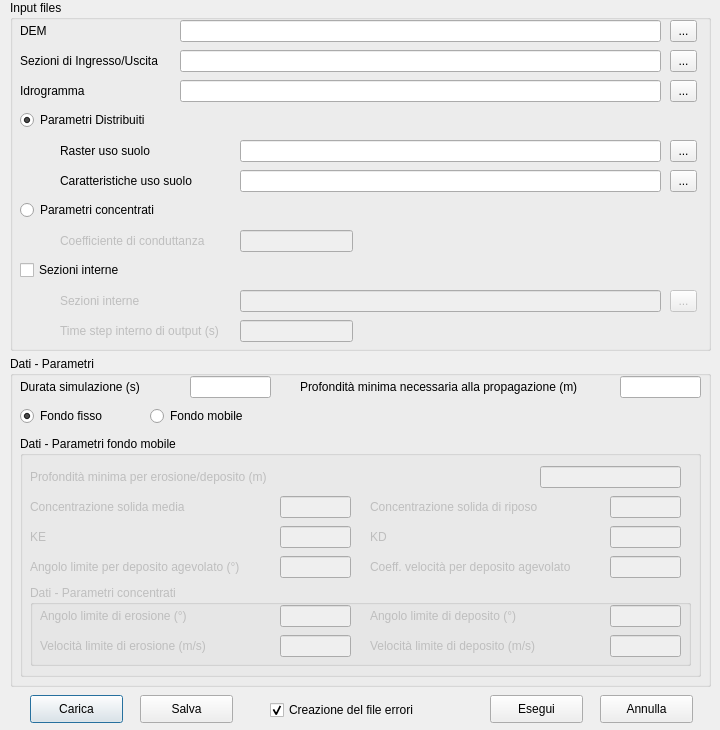
<?xml version="1.0" encoding="UTF-8"?>
<ui version="4.0">
 <class>DFRMDialogBase</class>
 <widget class="QDialog" name="DFRMDialogBase">
  <property name="geometry">
   <rect>
    <x>0</x>
    <y>0</y>
    <width>720</width>
    <height>730</height>
   </rect>
  </property>
  <property name="minimumSize">
   <size>
    <width>720</width>
    <height>0</height>
   </size>
  </property>
  <property name="maximumSize">
   <size>
    <width>720</width>
    <height>730</height>
   </size>
  </property>
  <property name="windowTitle">
   <string>DFRM - Autorità di bacino Distrettuale delle Alpi Orientali</string>
  </property>
  <widget class="QGroupBox" name="groupBoxInputfile">
   <property name="geometry">
    <rect>
     <x>10</x>
     <y>0</y>
     <width>701</width>
     <height>351</height>
    </rect>
   </property>
   <property name="title">
    <string>Input files</string>
   </property>
   <widget class="QLabel" name="labelUsosuolo">
    <property name="geometry">
     <rect>
      <x>50</x>
      <y>140</y>
      <width>111</width>
      <height>22</height>
     </rect>
    </property>
    <property name="text">
     <string>Raster uso suolo</string>
    </property>
   </widget>
   <widget class="QLabel" name="labelIdro">
    <property name="geometry">
     <rect>
      <x>10</x>
      <y>80</y>
      <width>101</width>
      <height>22</height>
     </rect>
    </property>
    <property name="text">
     <string>Idrogramma</string>
    </property>
   </widget>
   <widget class="QLabel" name="labelChezy">
    <property name="enabled">
     <bool>false</bool>
    </property>
    <property name="geometry">
     <rect>
      <x>50</x>
      <y>230</y>
      <width>161</width>
      <height>22</height>
     </rect>
    </property>
    <property name="text">
     <string>Coefficiente di conduttanza</string>
    </property>
   </widget>
   <widget class="QLabel" name="labelDEM">
    <property name="geometry">
     <rect>
      <x>10</x>
      <y>20</y>
      <width>101</width>
      <height>22</height>
     </rect>
    </property>
    <property name="text">
     <string>DEM</string>
    </property>
   </widget>
   <widget class="QToolButton" name="toolButtonDEM">
    <property name="geometry">
     <rect>
      <x>660</x>
      <y>20</y>
      <width>27</width>
      <height>22</height>
     </rect>
    </property>
    <property name="text">
     <string>...</string>
    </property>
   </widget>
   <widget class="QToolButton" name="toolButtonIdro">
    <property name="geometry">
     <rect>
      <x>660</x>
      <y>80</y>
      <width>27</width>
      <height>22</height>
     </rect>
    </property>
    <property name="text">
     <string>...</string>
    </property>
   </widget>
   <widget class="QRadioButton" name="radioButtonDistr">
    <property name="geometry">
     <rect>
      <x>10</x>
      <y>110</y>
      <width>151</width>
      <height>20</height>
     </rect>
    </property>
    <property name="text">
     <string>Parametri Distribuiti</string>
    </property>
    <property name="checked">
     <bool>true</bool>
    </property>
    <property name="autoExclusive">
     <bool>true</bool>
    </property>
   </widget>
   <widget class="QRadioButton" name="radioButtonConc">
    <property name="geometry">
     <rect>
      <x>10</x>
      <y>200</y>
      <width>191</width>
      <height>20</height>
     </rect>
    </property>
    <property name="text">
     <string>Parametri concentrati</string>
    </property>
    <property name="autoExclusive">
     <bool>true</bool>
    </property>
   </widget>
   <widget class="QLabel" name="labelUsosuoloTxt">
    <property name="geometry">
     <rect>
      <x>50</x>
      <y>170</y>
      <width>151</width>
      <height>22</height>
     </rect>
    </property>
    <property name="text">
     <string>Caratteristiche uso suolo</string>
    </property>
   </widget>
   <widget class="QToolButton" name="toolButtonUsosuolo">
    <property name="geometry">
     <rect>
      <x>660</x>
      <y>140</y>
      <width>27</width>
      <height>22</height>
     </rect>
    </property>
    <property name="text">
     <string>...</string>
    </property>
   </widget>
   <widget class="QToolButton" name="toolButtonUsosuoloTxt">
    <property name="geometry">
     <rect>
      <x>660</x>
      <y>170</y>
      <width>27</width>
      <height>22</height>
     </rect>
    </property>
    <property name="text">
     <string>...</string>
    </property>
   </widget>
   <widget class="QLineEdit" name="lineEditChezy">
    <property name="enabled">
     <bool>false</bool>
    </property>
    <property name="geometry">
     <rect>
      <x>230</x>
      <y>230</y>
      <width>113</width>
      <height>22</height>
     </rect>
    </property>
   </widget>
   <widget class="QLineEdit" name="lineEditUsosuolo">
    <property name="geometry">
     <rect>
      <x>230</x>
      <y>170</y>
      <width>421</width>
      <height>22</height>
     </rect>
    </property>
   </widget>
   <widget class="QLineEdit" name="lineEditIdro">
    <property name="geometry">
     <rect>
      <x>170</x>
      <y>80</y>
      <width>481</width>
      <height>22</height>
     </rect>
    </property>
   </widget>
   <widget class="QCheckBox" name="checkBoxInternalSect">
    <property name="geometry">
     <rect>
      <x>10</x>
      <y>260</y>
      <width>111</width>
      <height>20</height>
     </rect>
    </property>
    <property name="text">
     <string>Sezioni interne</string>
    </property>
   </widget>
   <widget class="QLabel" name="labelSezioniInterne">
    <property name="enabled">
     <bool>false</bool>
    </property>
    <property name="geometry">
     <rect>
      <x>50</x>
      <y>290</y>
      <width>111</width>
      <height>22</height>
     </rect>
    </property>
    <property name="text">
     <string>Sezioni interne</string>
    </property>
   </widget>
   <widget class="QToolButton" name="toolButtonSezioniInterne">
    <property name="enabled">
     <bool>false</bool>
    </property>
    <property name="geometry">
     <rect>
      <x>660</x>
      <y>290</y>
      <width>27</width>
      <height>22</height>
     </rect>
    </property>
    <property name="text">
     <string>...</string>
    </property>
   </widget>
   <widget class="QLabel" name="labelTimestepInterno">
    <property name="enabled">
     <bool>false</bool>
    </property>
    <property name="geometry">
     <rect>
      <x>50</x>
      <y>320</y>
      <width>181</width>
      <height>22</height>
     </rect>
    </property>
    <property name="text">
     <string>Time step interno di output (s)</string>
    </property>
   </widget>
   <widget class="QLineEdit" name="lineEditTimestepInterno">
    <property name="enabled">
     <bool>false</bool>
    </property>
    <property name="geometry">
     <rect>
      <x>230</x>
      <y>320</y>
      <width>113</width>
      <height>22</height>
     </rect>
    </property>
   </widget>
   <widget class="QLabel" name="labelSezioniIO">
    <property name="geometry">
     <rect>
      <x>10</x>
      <y>50</y>
      <width>161</width>
      <height>22</height>
     </rect>
    </property>
    <property name="text">
     <string>Sezioni di Ingresso/Uscita</string>
    </property>
   </widget>
   <widget class="QToolButton" name="toolButtonSezioniIO">
    <property name="geometry">
     <rect>
      <x>660</x>
      <y>50</y>
      <width>27</width>
      <height>22</height>
     </rect>
    </property>
    <property name="text">
     <string>...</string>
    </property>
   </widget>
   <widget class="QLineEdit" name="lineHdr">
    <property name="geometry">
     <rect>
      <x>170</x>
      <y>20</y>
      <width>481</width>
      <height>22</height>
     </rect>
    </property>
   </widget>
   <widget class="QLineEdit" name="lineEditUsosuoloRaster">
    <property name="geometry">
     <rect>
      <x>230</x>
      <y>140</y>
      <width>421</width>
      <height>22</height>
     </rect>
    </property>
   </widget>
   <widget class="QLineEdit" name="lineEditSezioniInterne">
    <property name="enabled">
     <bool>false</bool>
    </property>
    <property name="geometry">
     <rect>
      <x>230</x>
      <y>290</y>
      <width>421</width>
      <height>22</height>
     </rect>
    </property>
   </widget>
   <widget class="QLineEdit" name="lineEditSezioniIO">
    <property name="enabled">
     <bool>true</bool>
    </property>
    <property name="geometry">
     <rect>
      <x>170</x>
      <y>50</y>
      <width>481</width>
      <height>22</height>
     </rect>
    </property>
   </widget>
  </widget>
  <widget class="QGroupBox" name="groupBoxParametri">
   <property name="geometry">
    <rect>
     <x>10</x>
     <y>356</y>
     <width>701</width>
     <height>331</height>
    </rect>
   </property>
   <property name="title">
    <string>Dati - Parametri</string>
   </property>
   <widget class="QLineEdit" name="lineEditRoutMinDep">
    <property name="geometry">
     <rect>
      <x>610</x>
      <y>20</y>
      <width>81</width>
      <height>22</height>
     </rect>
    </property>
   </widget>
   <widget class="QLabel" name="labelRoutMinDepth">
    <property name="geometry">
     <rect>
      <x>290</x>
      <y>20</y>
      <width>301</width>
      <height>22</height>
     </rect>
    </property>
    <property name="text">
     <string>Profondità minima necessaria alla propagazione (m)</string>
    </property>
   </widget>
   <widget class="QRadioButton" name="radioButtonFondoMobile">
    <property name="geometry">
     <rect>
      <x>140</x>
      <y>50</y>
      <width>131</width>
      <height>20</height>
     </rect>
    </property>
    <property name="text">
     <string>Fondo mobile</string>
    </property>
    <property name="checked">
     <bool>false</bool>
    </property>
    <property name="autoExclusive">
     <bool>true</bool>
    </property>
   </widget>
   <widget class="QRadioButton" name="radioButtonFondoFisso">
    <property name="geometry">
     <rect>
      <x>10</x>
      <y>50</y>
      <width>121</width>
      <height>20</height>
     </rect>
    </property>
    <property name="text">
     <string>Fondo fisso</string>
    </property>
    <property name="checked">
     <bool>true</bool>
    </property>
    <property name="autoExclusive">
     <bool>true</bool>
    </property>
   </widget>
   <widget class="QGroupBox" name="groupBoxFondoMobile">
    <property name="enabled">
     <bool>true</bool>
    </property>
    <property name="geometry">
     <rect>
      <x>10</x>
      <y>80</y>
      <width>681</width>
      <height>241</height>
     </rect>
    </property>
    <property name="title">
     <string>Dati - Parametri fondo mobile</string>
    </property>
    <widget class="QLineEdit" name="lineEditKD">
     <property name="enabled">
      <bool>false</bool>
     </property>
     <property name="geometry">
      <rect>
       <x>590</x>
       <y>90</y>
       <width>71</width>
       <height>22</height>
      </rect>
     </property>
    </widget>
    <widget class="QLineEdit" name="lineEditCMedia">
     <property name="enabled">
      <bool>false</bool>
     </property>
     <property name="geometry">
      <rect>
       <x>260</x>
       <y>60</y>
       <width>71</width>
       <height>22</height>
      </rect>
     </property>
    </widget>
    <widget class="QLabel" name="labelKE">
     <property name="enabled">
      <bool>false</bool>
     </property>
     <property name="geometry">
      <rect>
       <x>10</x>
       <y>90</y>
       <width>51</width>
       <height>22</height>
      </rect>
     </property>
     <property name="text">
      <string>KE</string>
     </property>
    </widget>
    <widget class="QLineEdit" name="lineEditKE">
     <property name="enabled">
      <bool>false</bool>
     </property>
     <property name="geometry">
      <rect>
       <x>260</x>
       <y>90</y>
       <width>71</width>
       <height>22</height>
      </rect>
     </property>
    </widget>
    <widget class="QLabel" name="labelCMedia">
     <property name="enabled">
      <bool>false</bool>
     </property>
     <property name="geometry">
      <rect>
       <x>10</x>
       <y>60</y>
       <width>171</width>
       <height>22</height>
      </rect>
     </property>
     <property name="text">
      <string>Concentrazione solida media</string>
     </property>
    </widget>
    <widget class="QLineEdit" name="lineEditCRest">
     <property name="enabled">
      <bool>false</bool>
     </property>
     <property name="geometry">
      <rect>
       <x>590</x>
       <y>60</y>
       <width>71</width>
       <height>22</height>
      </rect>
     </property>
    </widget>
    <widget class="QLabel" name="labelCRest">
     <property name="enabled">
      <bool>false</bool>
     </property>
     <property name="geometry">
      <rect>
       <x>350</x>
       <y>60</y>
       <width>191</width>
       <height>22</height>
      </rect>
     </property>
     <property name="text">
      <string>Concentrazione solida di riposo</string>
     </property>
    </widget>
    <widget class="QLabel" name="labelKD">
     <property name="enabled">
      <bool>false</bool>
     </property>
     <property name="geometry">
      <rect>
       <x>350</x>
       <y>90</y>
       <width>141</width>
       <height>22</height>
      </rect>
     </property>
     <property name="text">
      <string>KD</string>
     </property>
    </widget>
    <widget class="QLineEdit" name="lineEditEDMinDepth">
     <property name="enabled">
      <bool>false</bool>
     </property>
     <property name="geometry">
      <rect>
       <x>520</x>
       <y>30</y>
       <width>141</width>
       <height>22</height>
      </rect>
     </property>
    </widget>
    <widget class="QLabel" name="labelEDMinDepth">
     <property name="enabled">
      <bool>false</bool>
     </property>
     <property name="geometry">
      <rect>
       <x>10</x>
       <y>30</y>
       <width>281</width>
       <height>22</height>
      </rect>
     </property>
     <property name="text">
      <string>Profondità minima per erosione/deposito (m)</string>
     </property>
    </widget>
    <widget class="QLineEdit" name="lineEditCoeffAngMinDep">
     <property name="enabled">
      <bool>false</bool>
     </property>
     <property name="geometry">
      <rect>
       <x>590</x>
       <y>120</y>
       <width>71</width>
       <height>22</height>
      </rect>
     </property>
    </widget>
    <widget class="QLineEdit" name="lineEditAngMinDep">
     <property name="enabled">
      <bool>false</bool>
     </property>
     <property name="geometry">
      <rect>
       <x>260</x>
       <y>120</y>
       <width>71</width>
       <height>22</height>
      </rect>
     </property>
    </widget>
    <widget class="QLabel" name="labelCoeffAngMinDep">
     <property name="enabled">
      <bool>false</bool>
     </property>
     <property name="geometry">
      <rect>
       <x>350</x>
       <y>120</y>
       <width>261</width>
       <height>22</height>
      </rect>
     </property>
     <property name="text">
      <string>Coeff. velocità per deposito agevolato</string>
     </property>
    </widget>
    <widget class="QLabel" name="labelAngMinDep">
     <property name="enabled">
      <bool>false</bool>
     </property>
     <property name="geometry">
      <rect>
       <x>10</x>
       <y>120</y>
       <width>231</width>
       <height>22</height>
      </rect>
     </property>
     <property name="text">
      <string>Angolo limite per deposito agevolato (°)</string>
     </property>
    </widget>
    <widget class="QGroupBox" name="groupBoxParamConc">
     <property name="enabled">
      <bool>false</bool>
     </property>
     <property name="geometry">
      <rect>
       <x>10</x>
       <y>149</y>
       <width>661</width>
       <height>81</height>
      </rect>
     </property>
     <property name="title">
      <string>Dati - Parametri concentrati</string>
     </property>
     <widget class="QLineEdit" name="lineEditVLimEros">
      <property name="enabled">
       <bool>false</bool>
      </property>
      <property name="geometry">
       <rect>
        <x>250</x>
        <y>50</y>
        <width>71</width>
        <height>22</height>
       </rect>
      </property>
     </widget>
     <widget class="QLabel" name="labelAngLimDep">
      <property name="enabled">
       <bool>false</bool>
      </property>
      <property name="geometry">
       <rect>
        <x>340</x>
        <y>20</y>
        <width>181</width>
        <height>22</height>
       </rect>
      </property>
      <property name="text">
       <string>Angolo limite di deposito (°)</string>
      </property>
     </widget>
     <widget class="QLabel" name="labelVLimEros">
      <property name="enabled">
       <bool>false</bool>
      </property>
      <property name="geometry">
       <rect>
        <x>10</x>
        <y>50</y>
        <width>191</width>
        <height>22</height>
       </rect>
      </property>
      <property name="text">
       <string>Velocità limite di erosione (m/s)</string>
      </property>
     </widget>
     <widget class="QLineEdit" name="lineEditAngLimDep">
      <property name="enabled">
       <bool>false</bool>
      </property>
      <property name="geometry">
       <rect>
        <x>580</x>
        <y>20</y>
        <width>71</width>
        <height>22</height>
       </rect>
      </property>
     </widget>
     <widget class="QLineEdit" name="lineEditVLimDep">
      <property name="enabled">
       <bool>false</bool>
      </property>
      <property name="geometry">
       <rect>
        <x>580</x>
        <y>50</y>
        <width>71</width>
        <height>22</height>
       </rect>
      </property>
     </widget>
     <widget class="QLineEdit" name="lineEditAngLimEros">
      <property name="enabled">
       <bool>false</bool>
      </property>
      <property name="geometry">
       <rect>
        <x>250</x>
        <y>20</y>
        <width>71</width>
        <height>22</height>
       </rect>
      </property>
     </widget>
     <widget class="QLabel" name="labelVLimDep">
      <property name="enabled">
       <bool>false</bool>
      </property>
      <property name="geometry">
       <rect>
        <x>340</x>
        <y>50</y>
        <width>221</width>
        <height>22</height>
       </rect>
      </property>
      <property name="text">
       <string>Velocità limite di deposito (m/s)</string>
      </property>
     </widget>
     <widget class="QLabel" name="labelAngLimEros">
      <property name="enabled">
       <bool>false</bool>
      </property>
      <property name="geometry">
       <rect>
        <x>10</x>
        <y>20</y>
        <width>171</width>
        <height>22</height>
       </rect>
      </property>
      <property name="text">
       <string>Angolo limite di erosione (°)</string>
      </property>
     </widget>
    </widget>
   </widget>
   <widget class="QLineEdit" name="lineEditDurataSim">
    <property name="geometry">
     <rect>
      <x>180</x>
      <y>20</y>
      <width>81</width>
      <height>22</height>
     </rect>
    </property>
   </widget>
   <widget class="QLabel" name="labelDurataSim">
    <property name="geometry">
     <rect>
      <x>10</x>
      <y>20</y>
      <width>131</width>
      <height>22</height>
     </rect>
    </property>
    <property name="text">
     <string>Durata simulazione (s)</string>
    </property>
   </widget>
  </widget>
  <widget class="QPushButton" name="pushButtonLoad">
   <property name="geometry">
    <rect>
     <x>30</x>
     <y>695</y>
     <width>93</width>
     <height>28</height>
    </rect>
   </property>
   <property name="text">
    <string>Carica</string>
   </property>
  </widget>
  <widget class="QPushButton" name="pushButtonSave">
   <property name="geometry">
    <rect>
     <x>140</x>
     <y>695</y>
     <width>93</width>
     <height>28</height>
    </rect>
   </property>
   <property name="text">
    <string>Salva</string>
   </property>
  </widget>
  <widget class="QPushButton" name="pushButtonExe">
   <property name="geometry">
    <rect>
     <x>490</x>
     <y>695</y>
     <width>93</width>
     <height>28</height>
    </rect>
   </property>
   <property name="text">
    <string>Esegui</string>
   </property>
  </widget>
  <widget class="QPushButton" name="pushButtonCancel">
   <property name="geometry">
    <rect>
     <x>600</x>
     <y>695</y>
     <width>93</width>
     <height>28</height>
    </rect>
   </property>
   <property name="text">
    <string>Annulla</string>
   </property>
  </widget>
  <widget class="QCheckBox" name="checkBoxFileERR">
   <property name="geometry">
    <rect>
     <x>270</x>
     <y>700</y>
     <width>201</width>
     <height>20</height>
    </rect>
   </property>
   <property name="text">
    <string>Creazione del file errori</string>
   </property>
   <property name="checked">
    <bool>true</bool>
   </property>
  </widget>
 </widget>
 <tabstops>
  <tabstop>lineHdr</tabstop>
  <tabstop>toolButtonDEM</tabstop>
  <tabstop>lineEditSezioniIO</tabstop>
  <tabstop>toolButtonSezioniIO</tabstop>
  <tabstop>lineEditIdro</tabstop>
  <tabstop>toolButtonIdro</tabstop>
  <tabstop>radioButtonDistr</tabstop>
  <tabstop>lineEditUsosuoloRaster</tabstop>
  <tabstop>toolButtonUsosuolo</tabstop>
  <tabstop>lineEditUsosuolo</tabstop>
  <tabstop>toolButtonUsosuoloTxt</tabstop>
  <tabstop>radioButtonConc</tabstop>
  <tabstop>lineEditChezy</tabstop>
  <tabstop>checkBoxInternalSect</tabstop>
  <tabstop>lineEditSezioniInterne</tabstop>
  <tabstop>toolButtonSezioniInterne</tabstop>
  <tabstop>lineEditTimestepInterno</tabstop>
  <tabstop>lineEditDurataSim</tabstop>
  <tabstop>lineEditRoutMinDep</tabstop>
  <tabstop>radioButtonFondoFisso</tabstop>
  <tabstop>radioButtonFondoMobile</tabstop>
  <tabstop>lineEditEDMinDepth</tabstop>
  <tabstop>lineEditCMedia</tabstop>
  <tabstop>lineEditCRest</tabstop>
  <tabstop>lineEditKE</tabstop>
  <tabstop>lineEditKD</tabstop>
  <tabstop>lineEditAngMinDep</tabstop>
  <tabstop>lineEditCoeffAngMinDep</tabstop>
  <tabstop>lineEditAngLimEros</tabstop>
  <tabstop>lineEditAngLimDep</tabstop>
  <tabstop>lineEditVLimEros</tabstop>
  <tabstop>lineEditVLimDep</tabstop>
  <tabstop>pushButtonLoad</tabstop>
  <tabstop>pushButtonSave</tabstop>
  <tabstop>pushButtonExe</tabstop>
  <tabstop>pushButtonCancel</tabstop>
 </tabstops>
 <resources/>
 <connections/>
</ui>
